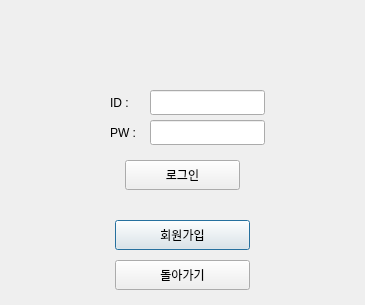
<?xml version="1.0" encoding="UTF-8"?>
<ui version="4.0">
 <class>Dialog</class>
 <widget class="QDialog" name="Dialog">
  <property name="windowModality">
   <enum>Qt::NonModal</enum>
  </property>
  <property name="enabled">
   <bool>true</bool>
  </property>
  <property name="geometry">
   <rect>
    <x>0</x>
    <y>0</y>
    <width>365</width>
    <height>305</height>
   </rect>
  </property>
  <property name="sizePolicy">
   <sizepolicy hsizetype="Fixed" vsizetype="Fixed">
    <horstretch>0</horstretch>
    <verstretch>0</verstretch>
   </sizepolicy>
  </property>
  <property name="windowTitle">
   <string>Dialog</string>
  </property>
  <widget class="QLineEdit" name="pw_box">
   <property name="geometry">
    <rect>
     <x>150</x>
     <y>120</y>
     <width>115</width>
     <height>25</height>
    </rect>
   </property>
   <property name="locale">
    <locale language="Korean" country="SouthKorea"/>
   </property>
   <property name="inputMethodHints">
    <set>Qt::ImhHiddenText|Qt::ImhNoAutoUppercase|Qt::ImhNoPredictiveText|Qt::ImhSensitiveData</set>
   </property>
   <property name="inputMask">
    <string/>
   </property>
   <property name="text">
    <string/>
   </property>
   <property name="echoMode">
    <enum>QLineEdit::Password</enum>
   </property>
  </widget>
  <widget class="QLabel" name="id_label">
   <property name="geometry">
    <rect>
     <x>110</x>
     <y>90</y>
     <width>64</width>
     <height>25</height>
    </rect>
   </property>
   <property name="text">
    <string>ID : </string>
   </property>
  </widget>
  <widget class="QLabel" name="pw_label">
   <property name="geometry">
    <rect>
     <x>110</x>
     <y>120</y>
     <width>64</width>
     <height>25</height>
    </rect>
   </property>
   <property name="text">
    <string>PW : </string>
   </property>
  </widget>
  <widget class="QLineEdit" name="id_box">
   <property name="geometry">
    <rect>
     <x>150</x>
     <y>90</y>
     <width>115</width>
     <height>25</height>
    </rect>
   </property>
   <property name="inputMask">
    <string/>
   </property>
   <property name="text">
    <string/>
   </property>
  </widget>
  <widget class="QPushButton" name="signup_btn">
   <property name="geometry">
    <rect>
     <x>115</x>
     <y>220</y>
     <width>135</width>
     <height>30</height>
    </rect>
   </property>
   <property name="text">
    <string>회원가입</string>
   </property>
  </widget>
  <widget class="QPushButton" name="login_btn">
   <property name="geometry">
    <rect>
     <x>125</x>
     <y>160</y>
     <width>115</width>
     <height>30</height>
    </rect>
   </property>
   <property name="text">
    <string>로그인</string>
   </property>
  </widget>
  <widget class="QPushButton" name="go_back_btn">
   <property name="geometry">
    <rect>
     <x>115</x>
     <y>260</y>
     <width>135</width>
     <height>30</height>
    </rect>
   </property>
   <property name="text">
    <string>돌아가기</string>
   </property>
  </widget>
  <widget class="QLabel" name="result">
   <property name="geometry">
    <rect>
     <x>40</x>
     <y>50</y>
     <width>285</width>
     <height>25</height>
    </rect>
   </property>
   <property name="sizePolicy">
    <sizepolicy hsizetype="Preferred" vsizetype="Preferred">
     <horstretch>0</horstretch>
     <verstretch>0</verstretch>
    </sizepolicy>
   </property>
   <property name="layoutDirection">
    <enum>Qt::LeftToRight</enum>
   </property>
   <property name="text">
    <string/>
   </property>
   <property name="alignment">
    <set>Qt::AlignCenter</set>
   </property>
  </widget>
 </widget>
 <tabstops>
  <tabstop>id_box</tabstop>
  <tabstop>pw_box</tabstop>
  <tabstop>login_btn</tabstop>
  <tabstop>signup_btn</tabstop>
  <tabstop>go_back_btn</tabstop>
 </tabstops>
 <resources/>
 <connections>
  <connection>
   <sender>login_btn</sender>
   <signal>clicked()</signal>
   <receiver>Dialog</receiver>
   <slot>send_login_info()</slot>
   <hints>
    <hint type="sourcelabel">
     <x>167</x>
     <y>168</y>
    </hint>
    <hint type="destinationlabel">
     <x>314</x>
     <y>176</y>
    </hint>
   </hints>
  </connection>
  <connection>
   <sender>signup_btn</sender>
   <signal>clicked()</signal>
   <receiver>Dialog</receiver>
   <slot>make_account()</slot>
   <hints>
    <hint type="sourcelabel">
     <x>185</x>
     <y>236</y>
    </hint>
    <hint type="destinationlabel">
     <x>334</x>
     <y>237</y>
    </hint>
   </hints>
  </connection>
  <connection>
   <sender>go_back_btn</sender>
   <signal>clicked()</signal>
   <receiver>Dialog</receiver>
   <slot>go_main()</slot>
   <hints>
    <hint type="sourcelabel">
     <x>122</x>
     <y>271</y>
    </hint>
    <hint type="destinationlabel">
     <x>52</x>
     <y>254</y>
    </hint>
   </hints>
  </connection>
 </connections>
 <slots>
  <signal>start()</signal>
  <slot>generate_num()</slot>
  <slot>login()</slot>
  <slot>how_to()</slot>
  <slot>send_login_info()</slot>
  <slot>make_account()</slot>
  <slot>go_main()</slot>
 </slots>
</ui>
